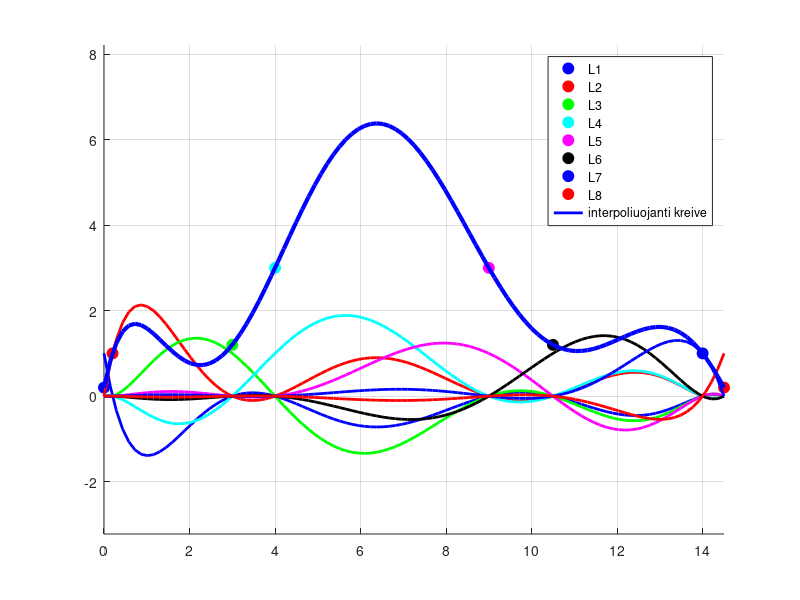

The MATLAB source for this figure:
% Pvz_SMA_7_01_Lagranzo_interpoliavimas_1D

function pagrindine
clc,close all
% X=[0  1  2.5 ]
% Y=[0 4 -2 ]
% X=[0  1  2.5  3  6]
% Y=[0 4 -2 -3  6]
X=[0  0.2  3  4  9  10.5  14 14.5]
Y=[0.2 1 1.2 3  3  1.2  1  0.2]
x=min(X):(max(X)-min(X))/100:max(X);

n=length(X)
figure(1), hold on, grid on , axis equal
spalvos=['b','r','g','c','m','k','b','r','g','c','m','k'];
leg={'interpoliavimo mazgai'};
for i=1:n, plot(X(i),Y(i),[spalvos(i),'o'],'MarkerFaceColor',spalvos(i),'MarkerSize',8); end
legend(leg)
pause


F=0;
leg={'interpoliavimo mazgai'};
leg={};
for j=1:n
    L=Lagranzo_daugianaris(X,j,x);
    F=F+L*Y(j);
    plot(x,L,[spalvos(j),'-'],'LineWidth',2);
    leg={leg{:},sprintf('L%d',j)};
    legend(leg);
    pause
end

plot(x,F,'b-','LineWidth',3)
leg={leg{:},'interpoliuojanti kreive'};legend(leg)
% plot(X,Y,'ro')
return
end

function L=Lagranzo_daugianaris(X,j,x)
n=length(X);
L=1;
for k=1:n, if k ~= j, L=L.*(x-X(k))/(X(j)-X(k)); end, end
    % daugianario reiksmes apskaiciuojamos visuose vaizdavimo taskuose,
    % kuriu abscises yra masyve x
return
end